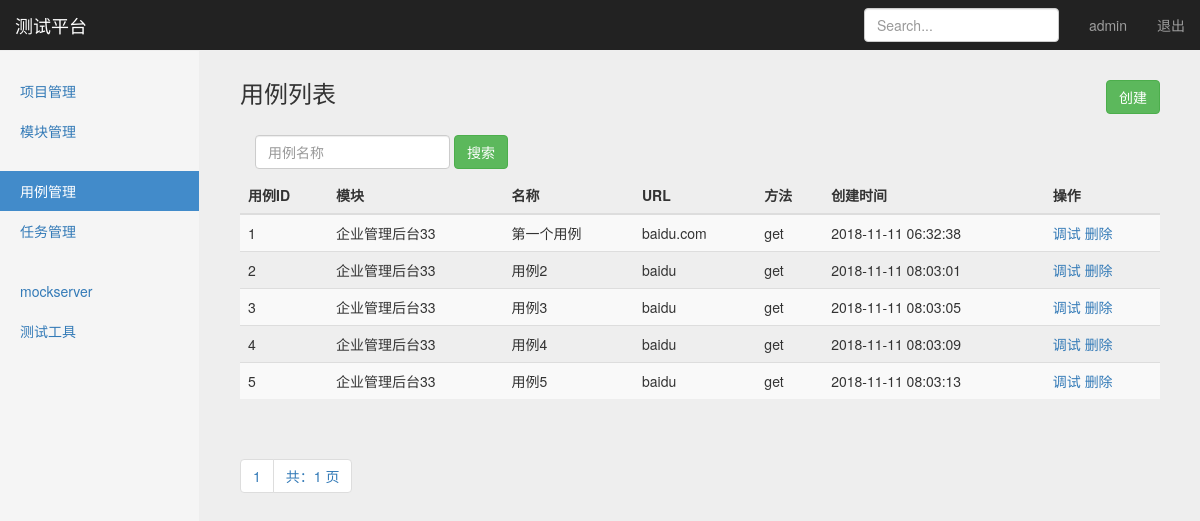
The page /interface/case_manage/ (signed in) on the database as committed earlier.
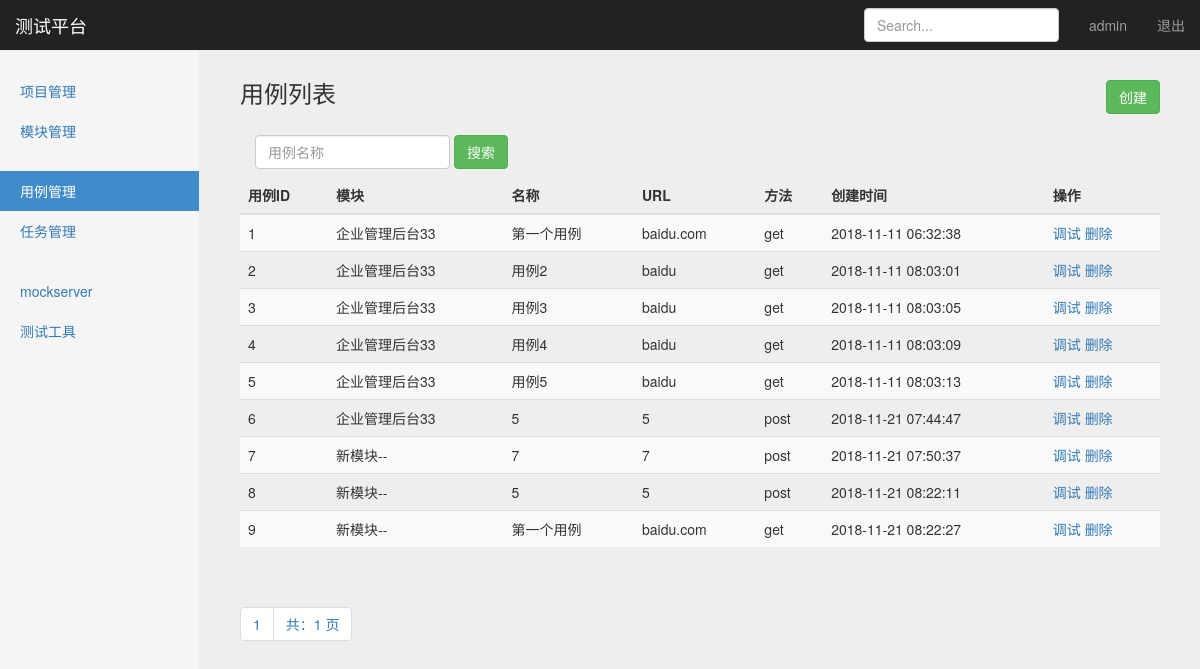
The same page on the database as committed later.
### interface_app/models.py (models this page shows, shortened)
class TestCase(models.Model):
    module = models.ForeignKey(Module, on_delete=models.CASCADE) # on_delete参数表示项目删除后，模块也跟随删除
    name = models.CharField("名称", max_length=100, blank=False, default="")
    url = models.TextField("URL", default="")
    req_method = models.CharField("方法", max_length=10, default="")
    req_type = models.CharField("参数类型", max_length=10, default="")
    req_header = models.TextField("header", default="")
    req_parameter = models.TextField("参数", default="")
    reponses_assert = models.TextField("验证", default="")
    create_time = models.DateTimeField("创建时间", auto_now_add=True)

### projects_app/models.py (models this page shows)
class Module(models.Model):
    project = models.ForeignKey(Project, on_delete=models.CASCADE) # on_delete参数表示项目删除后，模块也跟随删除
    name = models.CharField("名称", max_length=100, blank=False, default="")
    description = models.TextField("描述", default="")
    create_time = models.DateTimeField("创建时间", auto_now=True)
    def __str__(self):
        return self.name

### interface_app/views/testcase_views.py (the view)
# urls.py: path('case_manage/', testcase_views.case_manage),
@login_required
def case_manage(request):
    testcases = TestCase.objects.all()
    paginator = Paginator(testcases, 10)
    page = request.GET.get('page')
    try:
        contacts = paginator.page(page)
    except PageNotAnInteger:
        contacts = paginator.page(1)
    except EmptyPage:
        contacts = paginator.page(paginator.num_pages)
    if request.method == "GET":
        return render(request, "case_manage.html", {
            "type": "list",
            "testcases": contacts,
        })
    else:
        return HttpResponse("404")

### templates/case_manage.html (shortened to what this page needs)
{% extends "base.html" %}
{% block content %}
    <nav class="navbar navbar-inverse navbar-fixed-top">
      <div class="container-fluid">
        <div class="navbar-header">
          <a class="navbar-brand" href="#">测试平台</a>
        </div>
        <div id="navbar" class="navbar-collapse collapse">
          <ul class="nav navbar-nav navbar-right">
            <li><a href="#">{{user}}</a></li>
            <li><a href="/logout/">退出</a></li>
          </ul>
          <form class="navbar-form navbar-right">
            <input type="text" class="form-control" placeholder="Search...">
          </form>
        </div>
      </div>
    </nav>
    <div class="container-fluid">
        <div class="row">
            <div class="col-sm-3 col-md-2 sidebar">
                <ul class="nav nav-sidebar">
                    <li ><a href="/manage/project_manage/">项目管理</a></li>
                    <li ><a href="/manage/module_manage/">模块管理</a></li>
                </ul>
                <ul class="nav nav-sidebar">
                    <li class="active"><a href="/interface/case_manage">用例管理</a></li>
                    <li><a href="">任务管理</a></li>
                </ul>
                <ul class="nav nav-sidebar">
                    <li><a href="">mockserver</a></li>
                    <li><a href="">测试工具</a></li>
                </ul>
            </div>
        </div>
    </div>
    {% if type == 'list'%}
        <div class="col-sm-9 col-sm-offset-3 col-md-10 col-md-offset-2 main">
            <h3 class="sub-header">用例列表
                <button type="button" class="btn btn-success" style="float: right;"
                onclick="window.location.href='/interface/case_add/'">创建</button>
            </h3>
            <div class="table-responsive">
                <form class="navbar-form" method="get" action="/interface/search_case_name/">
                    <div class="form-group">
                        <input name="case_name" type="text" placeholder="用例名称" class="form-control">
                    </div>
                    <button type="submit" class="btn btn-success">搜索</button>
                </form>
            <table class="table table-striped">
              <thead>
                <tr>
                  <th>用例ID</th>
                  <th>模块</th>
                  <th>名称</th>
                  <th>URL</th>
                  <th>方法</th>
                  <th>创建时间</th>
                  <th>操作</th>
                </tr>
              </thead>
              <tbody>
                {% for case in testcases %}
                <tr>
                  <td>{{case.id}}</td>
                  <td>{{case.module}}</td>
                  <td>{{case.name}}</td>
                  <td>{{case.url}}</td>
                  <td>{{case.req_method}}</td>
                  <td>{{case.create_time | date:"Y-m-d H:i:s" }}</td>
                  <td>
                    <a href="/interface/case_debug/{{case.id}}/">调试</a>
                    <a href="/manage/project_delete/{{case.id}}/">删除</a>
                  </td>
                </tr>
              {% endfor %}
              </tbody>
            </table>
          </div>
            <div class="pagination">
                <span class="step-links">
                    <ul class="pagination">
                        <li><a href="#">{{ testcases.number }}</a></li>
                        <li><a href="#">共：{{ testcases.paginator.num_pages }} 页</a></li>
                    </ul>
                </span>
            </div>
        </div>
    {% endif %}
{% endblock %}

### templates/base.html (shortened to what this page needs)
<!DOCTYPE html>
<html lang="zh-CN">
  <head>
      {% load static %}
      {% load static %}
      <link rel="stylesheet" href="{% static 'css/bootstrap.min.css' %}">
      <link rel="stylesheet" href="{% static 'css/dashboard.css' %}">
      <link rel="stylesheet"  href="{% static 'css/signin.css' %}">
  </head>
  <body>
    {% block content %}
    {% endblock %}
  </body>
</html>

### static/css/dashboard.css (style rules this page uses)
body { padding-top: 50px; }
.sub-header { padding-bottom: 10px; border-bottom: 1px solid #eee; }
.navbar-fixed-top { border: 0; }
.sidebar { display: none; }
@media (min-width: 768px) { .sidebar { position: fixed; top: 51px; bottom: 0; left: 0; z-index: 1000; display: block; padding: 20px; overflow-x: hidden; overflow-y: auto; background-color: #f5f5f5; border-right: 1px solid #eee; } }
.nav-sidebar { margin-right: -21px; margin-bottom: 20px; margin-left: -20px; }
.nav-sidebar > li > a { padding-right: 20px; padding-left: 20px; }
.nav-sidebar > .active > a, .nav-sidebar > .active > a:hover, .nav-sidebar > .active > a:focus { color: #fff; background-color: #428bca; }
.main { padding: 20px; }
@media (min-width: 768px) { .main { padding-right: 40px; padding-left: 40px; } }

### static/css/signin.css (style rules this page uses)
body { padding-top: 40px; padding-bottom: 40px; background-color: #eee; }

Rows that differ between the two databases and show on the page:
added TestCase: id "6", module "企业管理后台33", name "5", url "5", req_method "post", create_time "2018-11-21 07:44:47"
added TestCase: id "7", module "新模块--", name "7", url "7", req_method "post", create_time "2018-11-21 07:50:37"
added TestCase: id "8", module "新模块--", name "5", url "5", req_method "post", create_time "2018-11-21 08:22:11"
added TestCase: id "9", module "新模块--", name "第一个用例", url "baidu.com", req_method "get", create_time "2018-11-21 08:22:27"
